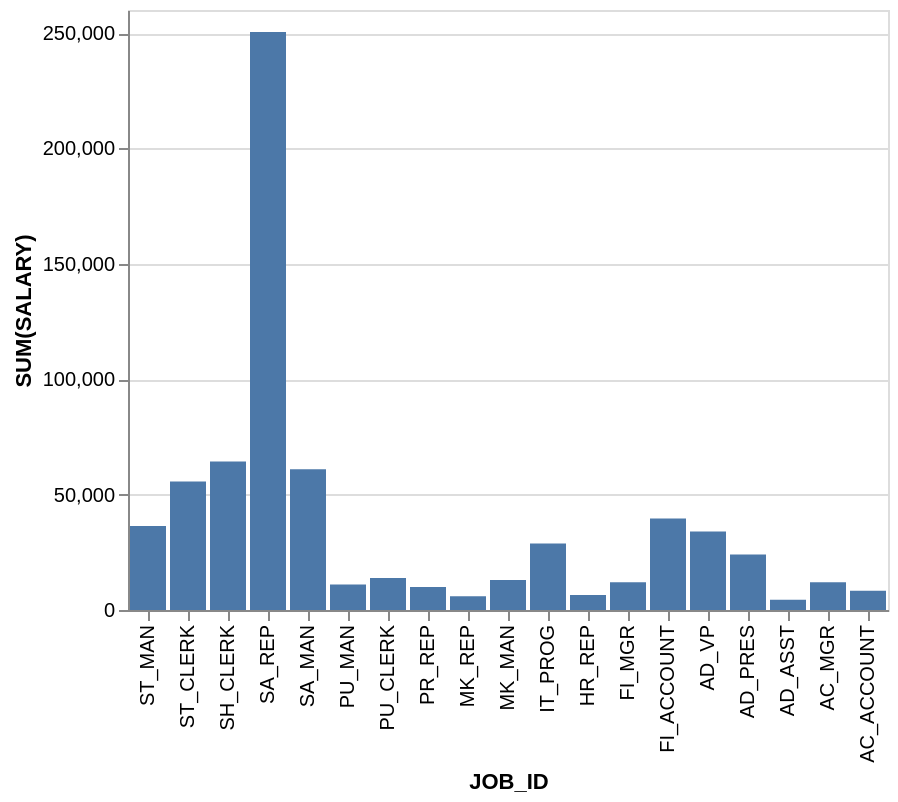

This figure's Vega-Lite source:
### Vega-Lite specification from a JSON file in a GitHub repository (floating-point values rounded to 4 significant figures)
{"data": {"values": [{"x_data": "ST_MAN", "y_data": 36400}, {"x_data": "ST_CLERK", "y_data": 55700}, {"x_data": "SH_CLERK", "y_data": 64300}, {"x_data": "SA_REP", "y_data": 250500}, {"x_data": "SA_MAN", "y_data": 61000}, {"x_data": "PU_MAN", "y_data": 11000}, {"x_data": "PU_CLERK", "y_data": 13900}, {"x_data": "PR_REP", "y_data": 10000}, {"x_data": "MK_REP", "y_data": 6000}, {"x_data": "MK_MAN", "y_data": 13000}, {"x_data": "IT_PROG", "y_data": 28800}, {"x_data": "HR_REP", "y_data": 6500}, {"x_data": "FI_MGR", "y_data": 12000}, {"x_data": "FI_ACCOUNT", "y_data": 39600}, {"x_data": "AD_VP", "y_data": 34000}, {"x_data": "AD_PRES", "y_data": 24000}, {"x_data": "AD_ASST", "y_data": 4400}, {"x_data": "AC_MGR", "y_data": 12000}, {"x_data": "AC_ACCOUNT", "y_data": 8300}]}, "mark": "bar", "encoding": {"x": {"field": "x_data", "type": "nominal", "title": "JOB_ID", "sort": "descending"}, "y": {"field": "y_data", "type": "quantitative", "title": "SUM(SALARY)"}}}
